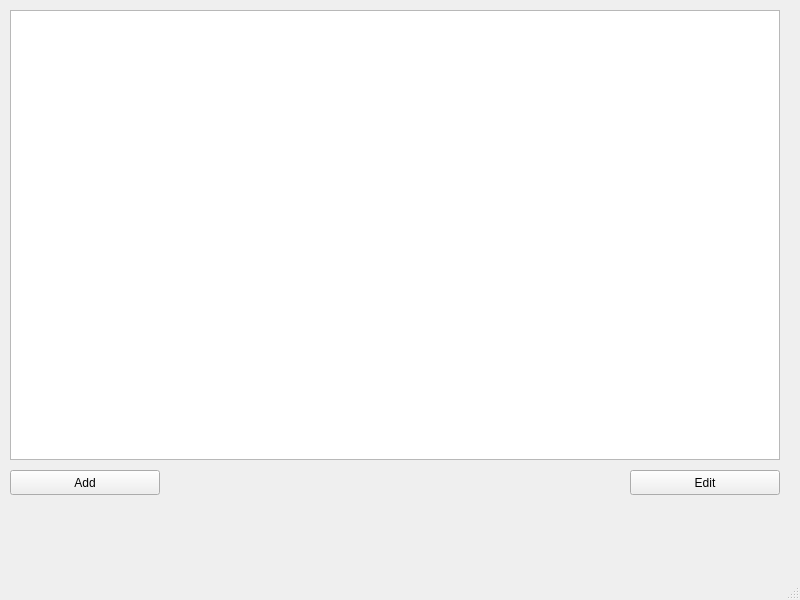
<?xml version="1.0" encoding="UTF-8"?>
<ui version="4.0">
 <class>MainWindow</class>
 <widget class="QMainWindow" name="MainWindow">
  <property name="geometry">
   <rect>
    <x>0</x>
    <y>0</y>
    <width>800</width>
    <height>600</height>
   </rect>
  </property>
  <property name="windowTitle">
   <string>MainWindow</string>
  </property>
  <widget class="QWidget" name="centralwidget">
   <widget class="QTableWidget" name="tableWidget">
    <property name="geometry">
     <rect>
      <x>10</x>
      <y>10</y>
      <width>770</width>
      <height>450</height>
     </rect>
    </property>
   </widget>
   <widget class="QPushButton" name="AddButton">
    <property name="geometry">
     <rect>
      <x>10</x>
      <y>470</y>
      <width>150</width>
      <height>25</height>
     </rect>
    </property>
    <property name="text">
     <string>Add</string>
    </property>
   </widget>
   <widget class="QPushButton" name="EditButton">
    <property name="geometry">
     <rect>
      <x>630</x>
      <y>470</y>
      <width>150</width>
      <height>25</height>
     </rect>
    </property>
    <property name="text">
     <string>Edit</string>
    </property>
   </widget>
  </widget>
  <widget class="QMenuBar" name="menubar">
   <property name="geometry">
    <rect>
     <x>0</x>
     <y>0</y>
     <width>800</width>
     <height>21</height>
    </rect>
   </property>
  </widget>
  <widget class="QStatusBar" name="statusbar"/>
 </widget>
 <resources/>
 <connections/>
</ui>
